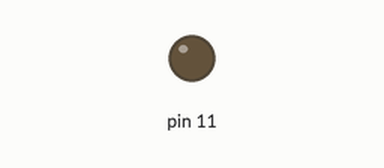
Simulated run of this sketch. Board: Arduino Uno, built with avr-gcc and run on an emulated ATmega328P. Shown: output pins drawn as LEDs (lit = HIGH).

Above: at 0.05 s.
At 3.0 s:
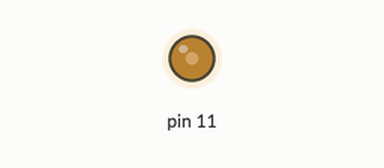
At 6.0 s:
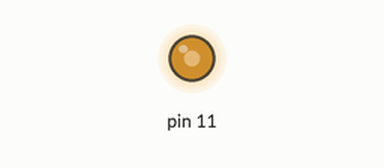
At 12.0 s:
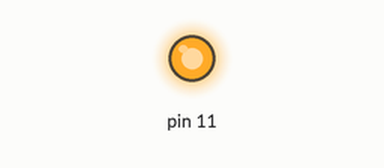
Timing chart, 0 to 15.6 s (numbered marks = the images above):
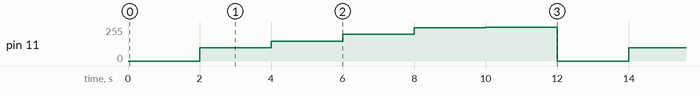

The sketch:

BTS_Check.ino
```cpp
void setup() {
  // put your setup code here, to run once:
}

void loop() {
  // put your main code here, to run repeatedly:
  analogWrite(11, 0);
  delay(2000);


  analogWrite(11, 100);
  delay(2000);

  analogWrite(11, 150);
  delay(2000);

  analogWrite(11, 200);
  delay(2000);

  analogWrite(11, 250);
  delay(2000);

  analogWrite(11, 255);
  delay(2000);
}
```

Measured:
- by itself, pin 11: repeats every 12.0 s: 150/255 2.0 s, 200/255 2.0 s, 250/255 2.0 s, 255/255 2.0 s, 0/255 2.0 s, 100/255 2.0 s
